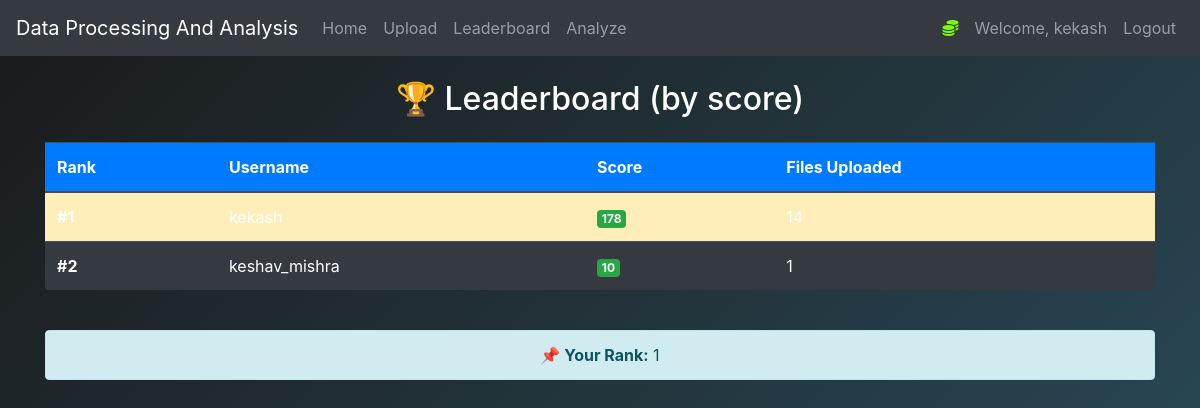
The app's page /leaderboard (signed in), older data.
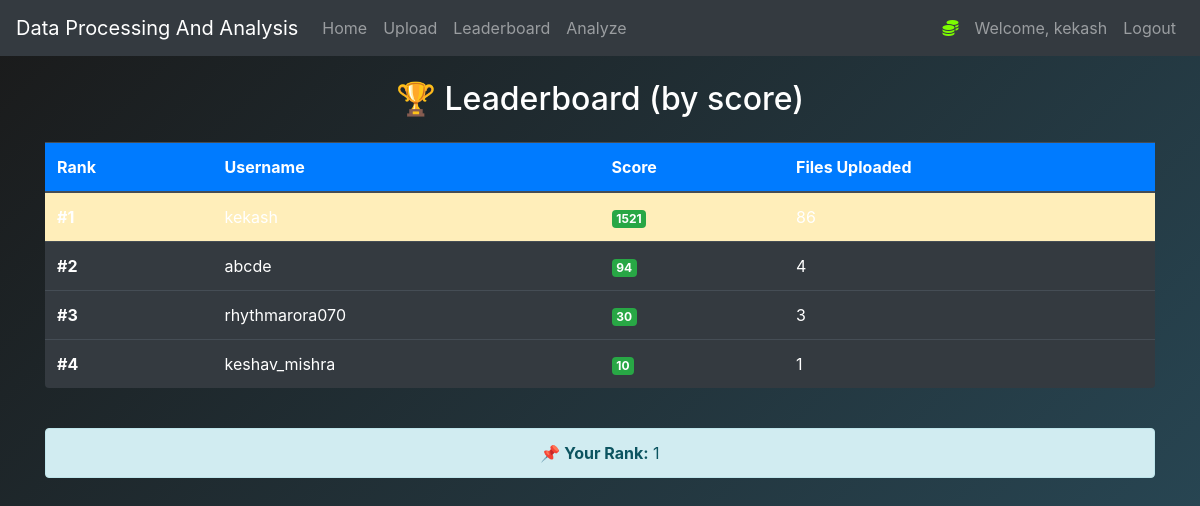
The same page, newer data.
### backend/credentials.py (models this page shows, shortened)
class User(db.Model, UserMixin):
    id = db.Column(db.Integer, primary_key=True)
    username = db.Column(db.String(length=27), unique=True, nullable=False)
    email_address = db.Column(db.String(length=50), unique=True, nullable=False)
    pswd_hash = db.Column(db.String(length=60), nullable=False)
    score = db.Column(db.Integer, nullable=False, default=0)
    upload_count = db.Column(db.Integer, nullable=False, default=0)  # ✅ Added for leaderboard
    @property
    def password(self):
        raise AttributeError("Password is write-only.")

### backend/app.py (the view)
@app_blueprint.route('/leaderboard')
@login_required
def leaderboard_page():
    users = User.query.order_by(User.score.desc(), User.upload_count.desc()).all()
    current_rank = None
    for idx, user in enumerate(users, start=1):
        if user.id == current_user.id:
            current_rank = idx
            break
    return render_template('leaderboard.html', users=users, current_rank=current_rank)

### backend/credentials.py (called while the page is built)
@login_manager.user_loader
def load_user(user_id):
    return User.query.get(int(user_id))

### backend/templates/leaderboard.html (shortened to what this page needs)
{% extends "base.html" %}
{% block content %}
<link href="https://cdnjs.cloudflare.com/ajax/libs/aos/2.3.4/aos.css" rel="stylesheet">
<div class="container">
    <h2 class="mb-4 text-center animate__animated animate__fadeInDown">🏆 Leaderboard (by score)</h2>
    <div class="table-responsive" data-aos="zoom-in" data-aos-duration="800">
        <table class="table table-dark table-hover shadow-glow rounded">
            <thead class="bg-primary text-white">
                <tr>
                    <th>Rank</th>
                    <th>Username</th>
                    <th>Score</th>
                    <th>Files Uploaded</th>
                </tr>
            </thead>
            <tbody>
                {% for user in users %}
                <tr data-aos="fade-up" data-aos-delay="{{ loop.index * 100 }}" {% if user.id == current_user.id %} class="table-warning" {% endif %}>
                    <td><strong>#{{ loop.index }}</strong></td>
                    <td>{{ user.username }}</td>
                    <td>
                        <span class="badge bg-success">{{ user.score }}</span>
                    </td>
                    <td>{{ user.upload_count }}</td>
                </tr>
                {% endfor %}
            </tbody>
        </table>
    </div>
    {% if current_rank %}
        <div class="alert alert-info text-center mt-4 animate__animated animate__fadeInUp">
            <strong>📌 Your Rank:</strong> {{ current_rank }}
        </div>
    {% endif %}
</div>
{% endblock %}

### backend/templates/base.html (shortened to what this page needs)
<!doctype html>
<html lang="en">
<head>
    <link rel="stylesheet" href="https://cdn.jsdelivr.net/npm/bootstrap@4.5.3/dist/css/bootstrap.min.css">
    <link rel="stylesheet" href="{{ url_for('static', filename='css/animations.css') }}">
</head>
<body data-page="{{ request.endpoint }}">
    <nav class="navbar navbar-expand-md navbar-dark bg-dark">
        <a class="navbar-brand" href="#">Data Processing And Analysis</a>
        <div class="collapse navbar-collapse" id="navbarNav">
            <ul class="navbar-nav mr-auto">
                <li class="nav-item"><a class="nav-link" href="{{ url_for('app_blueprint.home_page') }}">Home</a></li>
                <li class="nav-item"><a class="nav-link" href="{{ url_for('app_blueprint.upload_page') }}">Upload</a></li>
                <li class="nav-item"><a class="nav-link" href="{{ url_for('app_blueprint.leaderboard_page') }}">Leaderboard</a></li>
                <li class="nav-item"><a class="nav-link" href="{{ url_for('app_blueprint.analyze') }}">Analyze</a></li>
            </ul>
            {% if current_user.is_authenticated %}
            <ul class="navbar-nav">
                <li class="nav-item"><a class="nav-link" style="color:lawngreen; font-weight: bold;"><i class="fas fa-coins"></i> {{ current_user.prettier_budget }}</a></li>
                <li class="nav-item"><a class="nav-link">Welcome, {{ current_user.username }}</a></li>
                <li class="nav-item"><a class="nav-link" href="{{ url_for('app_blueprint.logout_page') }}">Logout</a></li>
            </ul>
            {% else %}
            <ul class="navbar-nav">
                <li class="nav-item"><a class="nav-link" href="{{ url_for('app_blueprint.login_page') }}">Login</a></li>
                <li class="nav-item"><a class="nav-link" href="{{ url_for('app_blueprint.register_page') }}">Register</a></li>
            </ul>
            {% endif %}
        </div>
    </nav>
    <main>
        {% block content %}{% endblock %}
    </main>
</body>
</html>

### backend/static/css/animations.css (style rules this page uses)
body { background: linear-gradient(-45deg, #0f2027, #203a43, #2c5364, #1a1a1a); background-size: 400% 400%; animation: gradientBG 15s ease infinite; color: #ffffff; }

Row changes from the older to the newer data that the page shows:
changed User "kekash": score "178" → "1521"
added User: username "abcde", score "94", upload_count "4"
added User: username "rhythmarora070", score "30", upload_count "3"
